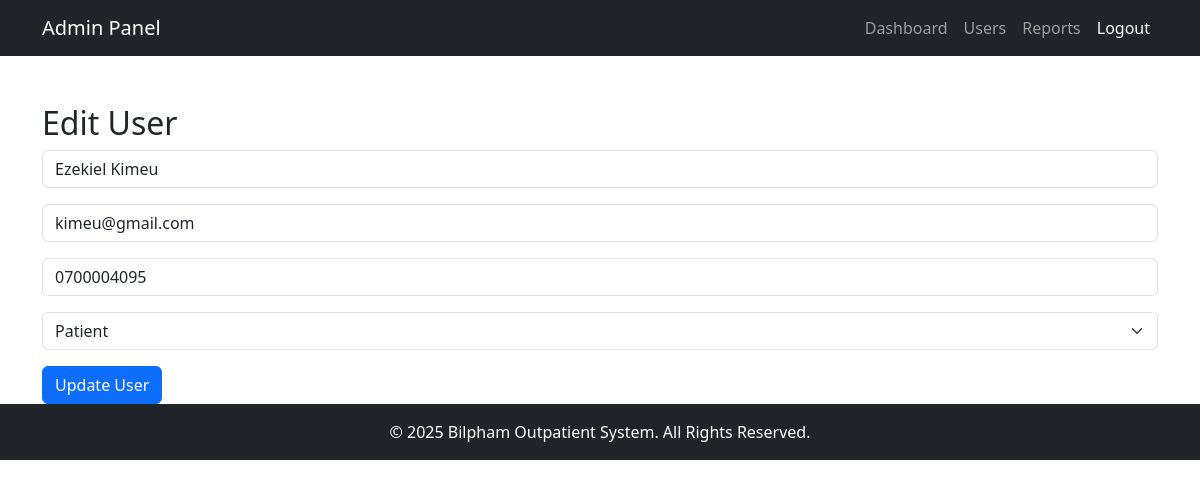
Screenshot of /admin/edit_user.php?id=3 (signed in) with the database file from the repository.
### tables this page shows
CREATE TABLE `users` (
  `user_id` int NOT NULL AUTO_INCREMENT,
  `full_name` varchar(100) NOT NULL,
  `email` varchar(100) NOT NULL,
  `password_hash` varchar(255) NOT NULL,
  `phone_number` varchar(15) DEFAULT NULL,
  `role` enum('admin','doctor','patient') NOT NULL,
  `created_at` timestamp NULL DEFAULT CURRENT_TIMESTAMP,
  PRIMARY KEY (`user_id`),
  UNIQUE KEY `email` (`email`)
);

### admin/edit_user.php (the view, shortened to what this page needs)
<?php
require_once "../config/db.php";
$user_id = $_GET["id"];
$stmt = $conn->prepare("SELECT * FROM users WHERE user_id = ?");
$stmt->bind_param("i", $user_id);
$stmt->execute();
$user = $stmt->get_result()->fetch_assoc();
?>
<!DOCTYPE html>
<html>
<head><title>Edit User</title>
<link rel="stylesheet" href="https://cdn.jsdelivr.net/npm/bootstrap@5.3.0/dist/css/bootstrap.min.css">
</head>
<body>
<?php include "navbar.php"; ?>
<div class="container mt-5">
  <h2>Edit User</h2>
  <form method="POST">
    <div class="mb-3"><input type="text" name="full_name" class="form-control" value="<?= $user['full_name'] ?>" required></div>
    <div class="mb-3"><input type="email" name="email" class="form-control" value="<?= $user['email'] ?>" required></div>
    <div class="mb-3"><input type="text" name="phone_number" class="form-control" value="<?= $user['phone_number'] ?>"></div>
    <div class="mb-3">
      <select name="role" class="form-select">
        <option value="patient" <?= $user['role']=='patient'?'selected':'' ?>>Patient</option>
      </select>
    </div>
    <button type="submit" class="btn btn-primary">Update User</button>
  </form>
</div>
<?php include "../partials/footer.php"; ?>
</body>
</html>

### rows the page displays
users: full_name "Ezekiel Kimeu", email "kimeu@gmail.com", phone_number "0700004095", role "Patient"
